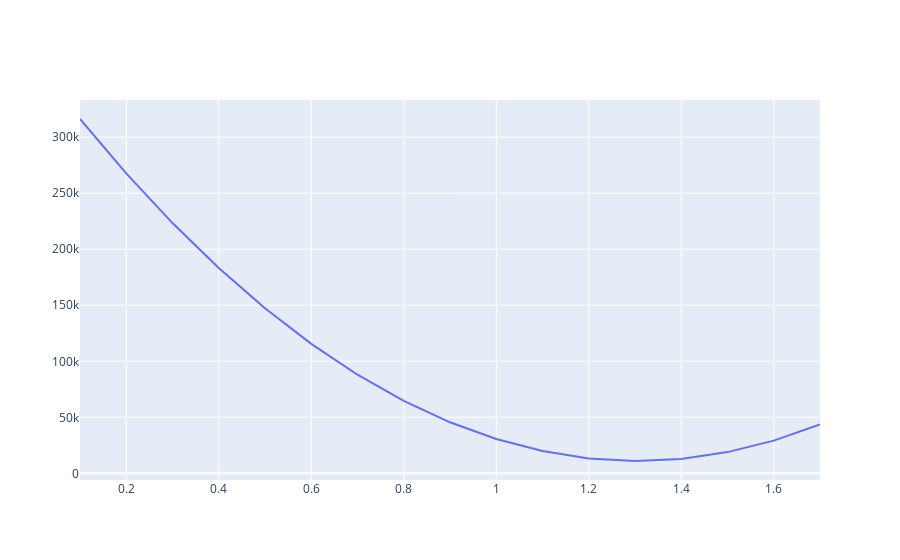

Notebook code for this chart:
### Markdown cell above
And let's plot this out using a a line chart.

### Code cell
#plotting same contents as table with a line chart

from plotly.offline import iplot, init_notebook_mode
init_notebook_mode(connected=True)
from graph import plot, trace_values

initial_m_values = list(range(1, 18, 1))
scaled_m_values = list(map(lambda initial_m_value: initial_m_value/10,initial_m_values))
cost_values = rss_values(budgets, revenues, scaled_m_values, 133.33)

if cost_values:
    rss_trace = trace_values(cost_values['m_values'], cost_values['rss_values'], mode = 'lines')
    plot([rss_trace])

### Figure 1 — Plotly figure (JSON) as saved in the notebook; plotly's stock layout.template omitted (floating-point values rounded to 4 significant figures)
{"data": [{"mode": "lines", "name": "data", "text": [], "type": "scatter", "x": [0.1, 0.2, 0.3, 0.4, 0.5, 0.6, 0.7, 0.8, 0.9, 1, 1.1, 1.2, 1.3, 1.4, 1.5, 1.6, 1.7], "y": [316200.0, 267700.0, 223400.0, 183200.0, 147300.0, 115600.0, 88030.0, 64690.0, 45560.0, 30630.0, 19890.0, 13360.0, 11020.0, 12890.0, 18960.0, 29220.0, 43690.0]}], "layout": {}}
